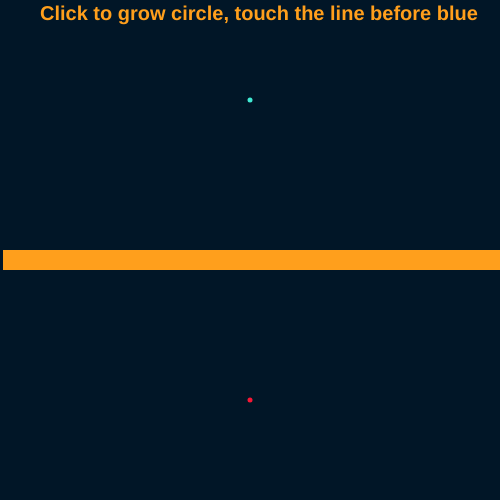
Frame 1 (no input)
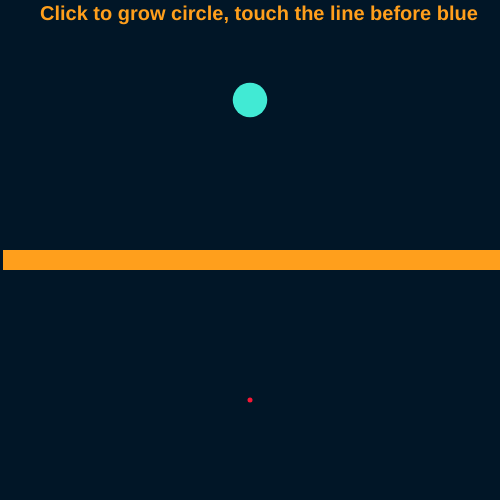
Frame 60 (no input)
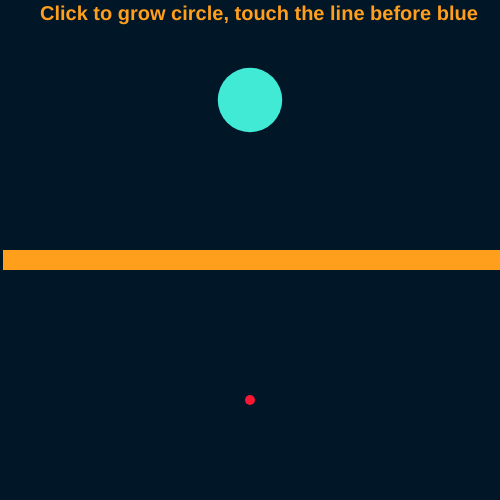
Frame 120 (the mouse pressed at the canvas centre since frame 60)

The p5.js sketch that drew these frames (run headless with seeded random() and noise() and a simulated clock; from frame 60 on, the mouse is pressed at the canvas centre):

// p5.js sketch
// ── sketch.js
var diam1 = 5;
var diam2 = 5;

function setup() {
  // put setup code here
   createCanvas(500,500);
}

function draw() {
  // put drawing code here
  background("#011627");
  fill("#41EAD4");
  noStroke();
  //this ellipse will grow
  ellipse(250,100,diam1,diam1);
  fill("#F71735");
  noStroke();
  ellipse(250,400,diam2,diam2);
  fill("#FF9F1C");
  noStroke();
  rect(3,250,500,20);
  textSize(20);
  textStyle(BOLD);
  text("Click to grow circle, touch the line before blue",width-460,20);
  diam1 = diam1+0.5;
}
function mousePressed(){
 if (diam2>=300){
   diam2=0;
 }else{
   diam2 = diam2+5;
 }
}
